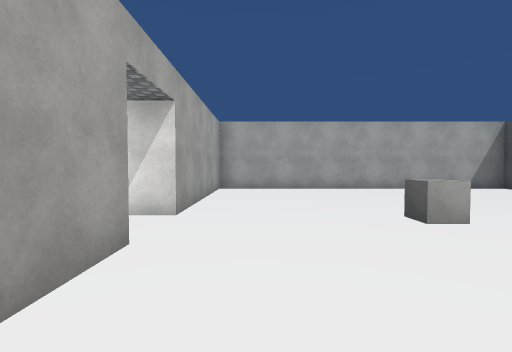
view 1 (above)

20 first-person views from a walk through a scene from a Unity 3-D project. The camera is 1.5 m above the floor, tilts 2° down and sees 85° across. The floor is counted in squares, 2 m on a side. Each view is taken from the middle of a square. On the plan, view 1 faces up. The plan holds only what a view shows up to about 10 squares ahead; the rest is blank. Some animated figures are left out. Surface patterns are stand-ins for the level's own textures.

view 2
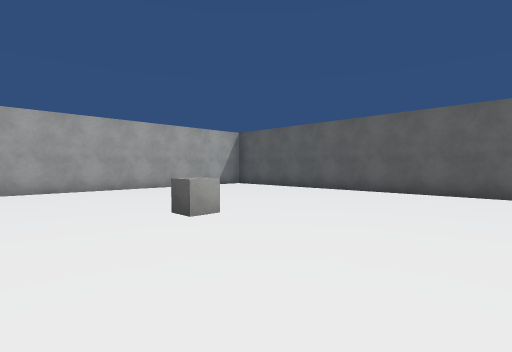

view 3
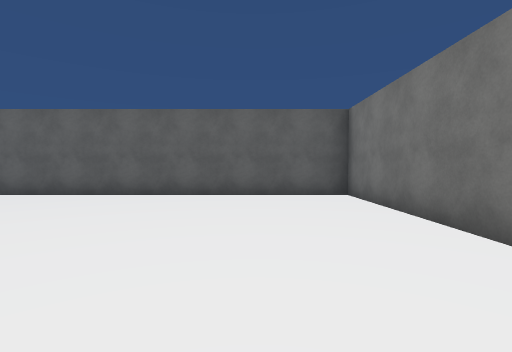

view 4
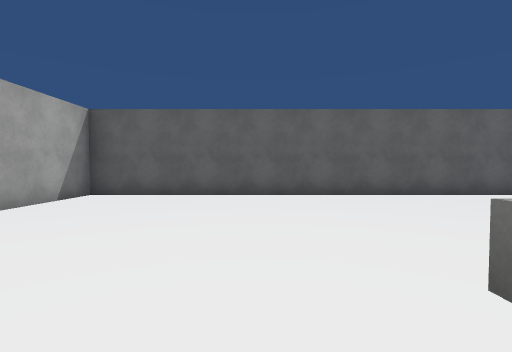

view 5
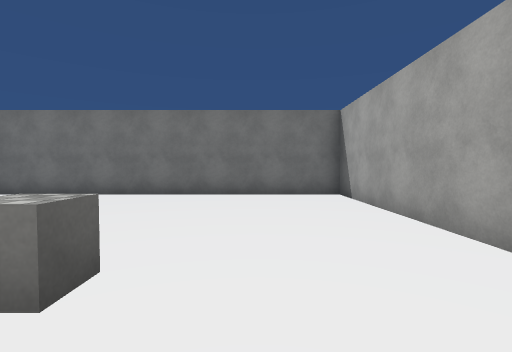

view 6
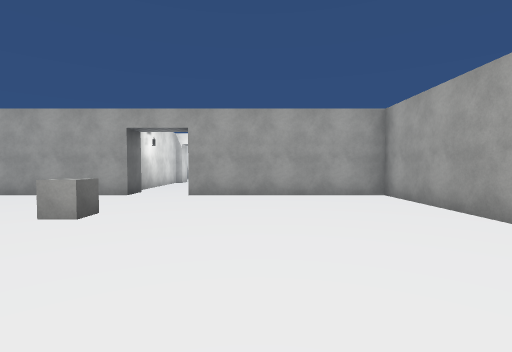

view 7
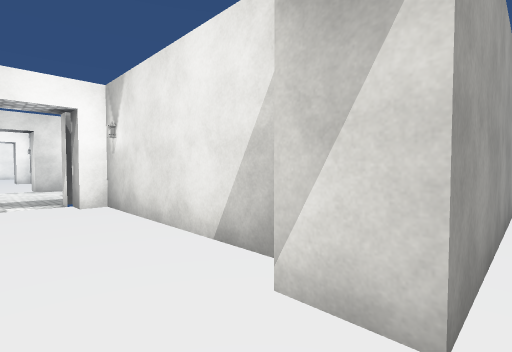

view 8
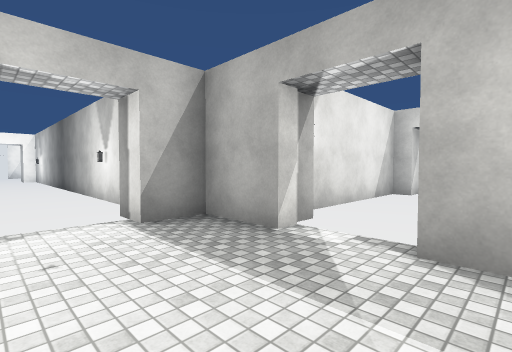

view 9
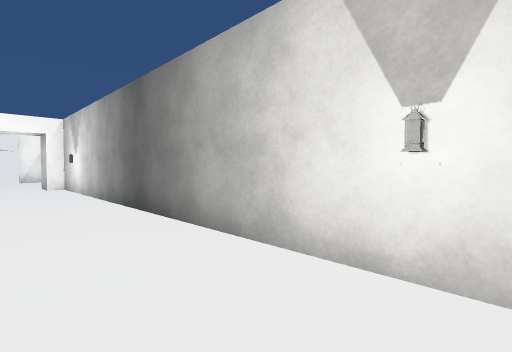

view 10
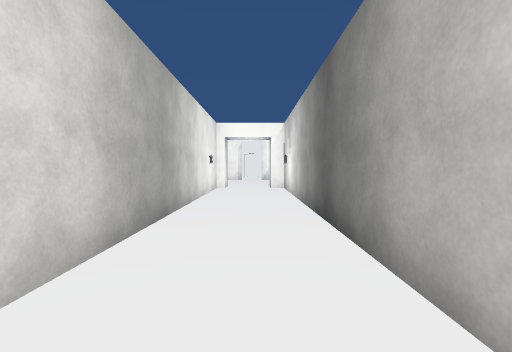

view 11
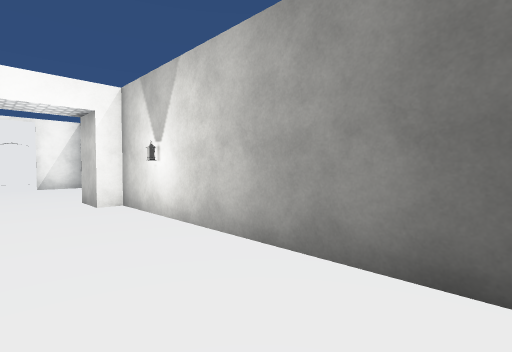

view 12
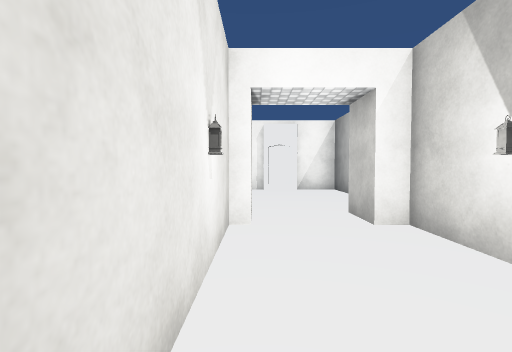

view 13
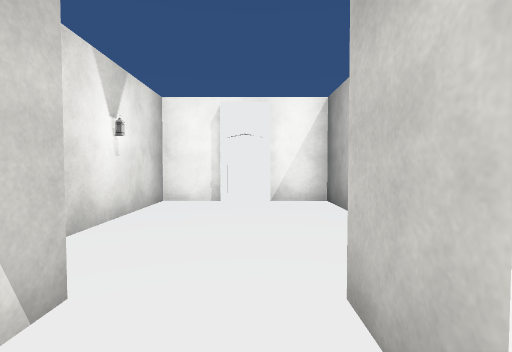

view 14
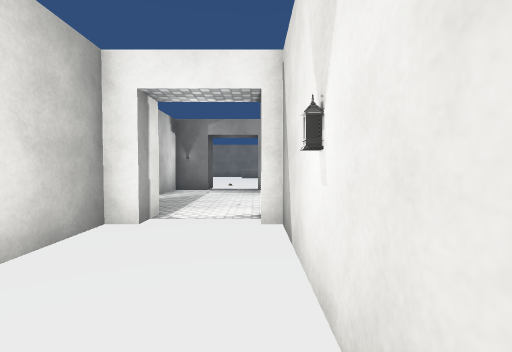

view 15
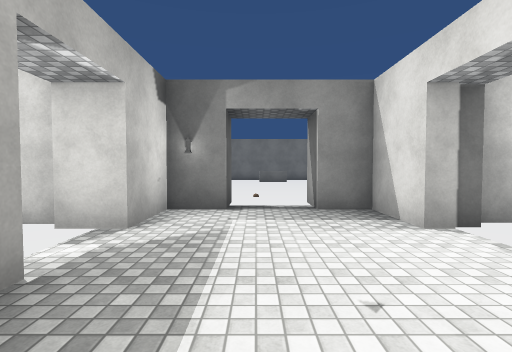

view 16
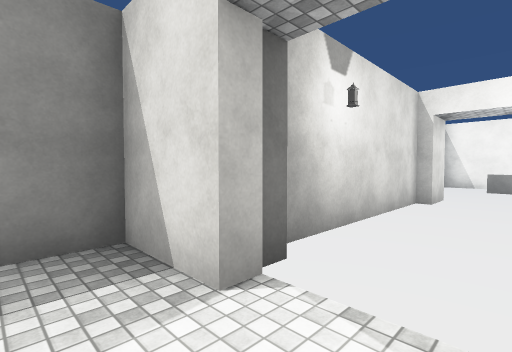

view 17
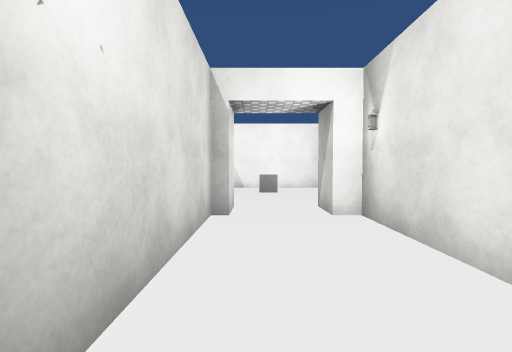

view 18
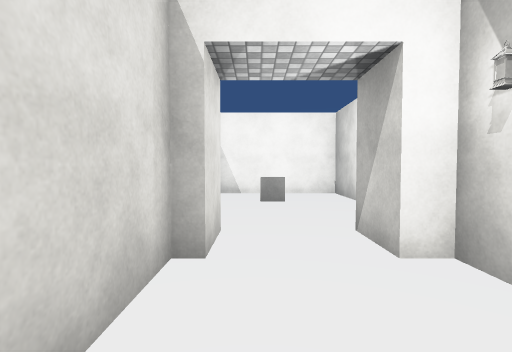

view 19
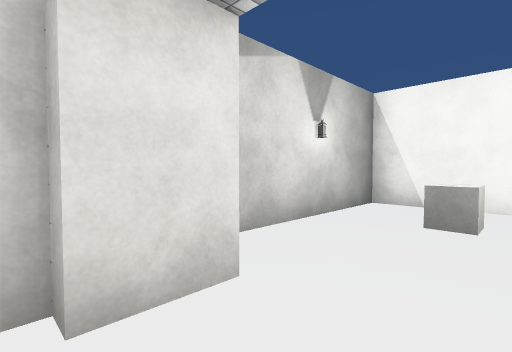

view 20
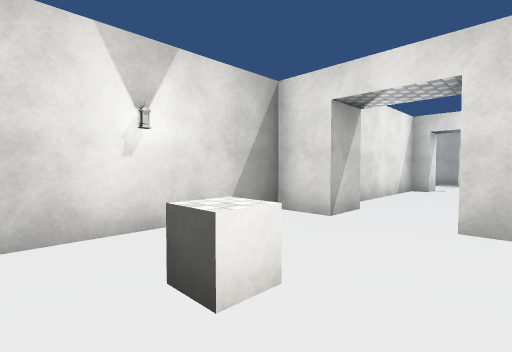

### Floor plan
Points are (right, up) in squares from view 1. A wall is a line through its corners. A room is listed if a view was taken in it or the views show most of it. See-through windows are left out.
Room 1 (views 1, 2, 3, 4, 5, 6, 7)
walls: (-1.2, 2.6) (-1.2, -2.4) (8.3, -2.4) (8.3, 9.3) (-1.2, 9.3) (-1.2, 4.3)
ways out: opening at (-1, 3.5) to room 2
objects: cube (2, 4)
Room 2 (views 8, 9, 10, 11, 12, 13, 14, 15, 16)
walls: (-8, 6.4) (-8, 18.6) (-8.5, 18.6) (-8.5, 19.6); (-11, 4.9) (-11, 4.3); (-10.3, 18.5) (-10.3, 6.4); (-11, 2.6) (-11, 1.2) (-10.1, 1.2) (-10.1, 0.1); (-10.1, 19.6) (-10.1, 18.6); (-6.5, 2.3) (-5.9, 2.3); (-4.1, 2.3) (-2.8, 2.3); (-1.2, 4.3) (-2.1, 4.3) (-2.1, 4.6) (-6.6, 4.6) (-6.6, 4.3) (-7.5, 4.3) (-7.5, 5.7) (-8.5, 5.7) (-8.5, 6.4); (-2.1, 2.6) (-1.2, 2.6); (-8.5, 0.1) (-8.5, 1.2) (-7.5, 1.2) (-7.5, 2.6) (-6.5, 2.6); (-7.5, 22.6) (-7.5, 24) (-11, 24) (-11, 20.9)
ways out: opening at (-1, 3.5) to room 1; opening at (-11, 3.5) to room 3; opening at (-9.5, 1)
objects: gate (-9, 24)
Room 3 (views 17, 18, 19, 20)
walls: (-16.4, 2.3) (-11.9, 2.3); (-17.2, 2.1) (-17.2, 2.6) (-16.2, 2.6); (-11.9, 2.6) (-11, 2.6); (-11, 4.3) (-11.8, 4.3) (-11.8, 4.6) (-16.3, 4.6) (-16.3, 4.3) (-17.2, 4.3) (-17.2, 5.2) (-21.7, 5.2) (-21.7, 1.6) (-18, 1.6)
ways out: opening at (-11, 3.5) to room 2
objects: cube (-20, 3)

Positions as (right, up) in squares from view 1, and headings:
1: (0, 0), facing up
2: (0, 0), facing up-right
3: (1, 0), facing right
4: (1, 5), facing right
5: (1, 5), facing down
6: (6, 6), facing left
7: (-1, 3), facing up-left
8: (-10, 2), facing up-right
9: (-10, 8), facing up-right
10: (-9, 9), facing up
11: (-10, 13), facing up-right
12: (-10, 15), facing up
13: (-9, 18), facing up
14: (-10, 10), facing down
15: (-9, 6), facing down
16: (-10, 4), facing down-left
17: (-12, 3), facing left
18: (-14, 3), facing left
19: (-16, 4), facing down-left
20: (-21, 2), facing up-right
